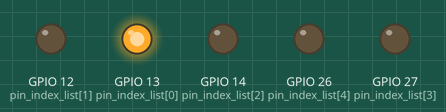
Recording of a program running on a simulated ESP32 board running MicroPython. Shown: output pins drawn as LEDs (lit = HIGH).

Above: at 0.05 s.
At 0.45 s:
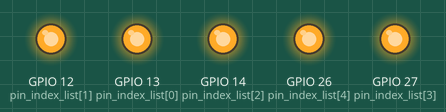
At 0.65 s:
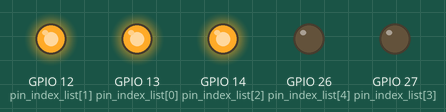
At 1.35 s:
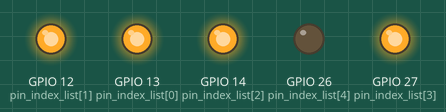
At 1.95 s:
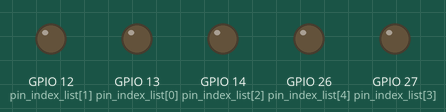
At 2.75 s:
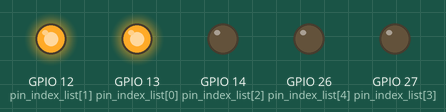
Timing chart, 0 to 3.0 s (numbered marks = the images above):
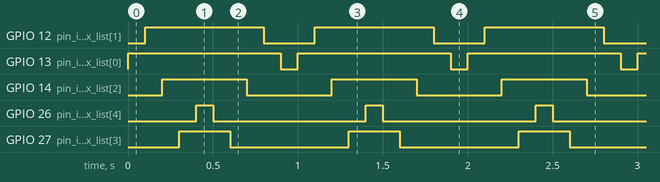

The program:

2._____.py
```python
'''
该程序作用是实现反复流水灯
在线文档：https://docs.geeksman.com/esp32/MicroPython/05.esp32-micropython-water-lamp.html
'''

import time
from machine import Pin

# 定义 LED 控制引脚 D13、12、14、27、26
pin_index_list = [13, 12, 14, 27, 26]

# 定义 led_pin_list 列表，保存 LED 管脚配置对象
led_pin_list = []

# 循环给 led_pin_list 列表添加对象
for i in pin_index_list:
    led_pin_list.append(Pin(i, Pin.OUT))

# LED全熄灭
for led_pin in led_pin_list:
    led_pin.value(0)

while True:

    # LED逐个点亮
    for led_pin in led_pin_list:
        led_pin.value(1)
        time.sleep(0.1)

    # LED逐个熄灭
    for led_pin in reversed(led_pin_list):
        led_pin.value(0)
        time.sleep(0.1)
```

Measured:
- by itself, GPIO 12 (pin_index_list[1]): alternates HIGH for 0.70 s and LOW for 0.30 s
- by itself, GPIO 13 (pin_index_list[0]): alternates HIGH for 0.90 s and LOW for 0.10 s
- by itself, GPIO 14 (pin_index_list[2]): alternates HIGH for 0.50 s and LOW for 0.50 s
- by itself, GPIO 26 (pin_index_list[4]): alternates HIGH for 0.10 s and LOW for 0.90 s
- by itself, GPIO 27 (pin_index_list[3]): alternates HIGH for 0.30 s and LOW for 0.70 s
